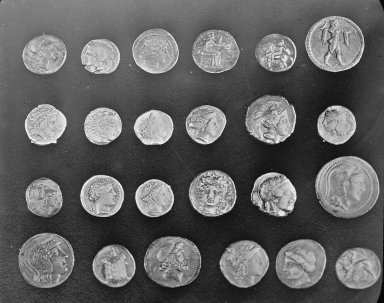
#> input picture skimage.data.coins(), 384 x 303 px
$ jupyter execute --allow-errors nb_02_Identifying_the_foreground.ipynb   (shell and % lines are left out)
#> lines starting #> are read from the running program, lines starting #| are printed output that depends on the picture; after the words box and inside, x2 and y2 are one past the last pixel; in counts of white or black regions, pixels touching at a corner belong together; long printed decimals are rounded
# Synopsis

So far we've covered the basics of what constitutes an image, color is encoded, and how we can manipulate it. However, when you conduct research the tasks you need to perform are typically more complex (although they always seem easy to do before you start coding!). Some examples of common tasks are:

* Automatically identify regions
* Identify the borders of said regions
* Find bright spots/blobs
* Skeletonize shapes (i.e. find the backbone)

We'll go over some basic methods to do some of these methods using [`scikit-image`](https://scikit-image.org/). The  package is a sister to the `scikit-learn` package, both of these packages are focused on implementing machine-learning methods in Python but `scikit-image`, as you probably guessed, is geared towards algorithms that can be applied to images.

`scikit-image` functions are stored in the library `skimage`.

## Authors

> Helio Tejedor
>
> Luis Amaral

## Words to remember

**Background**

**Foreground**

**Contours**

**Otsu's algorithm**

# Read libraries

[cell 1]

from colorama import Back, Fore, Style
from copy import copy, deepcopy
from pathlib import Path

[cell 2]
import os

import matplotlib as mpl
import matplotlib.pyplot as plt
import matplotlib.cm as cm
import numpy as np

from pylab import imread, imshow
from skimage import data, img_as_ubyte, measure, transform
from skimage.filters import rank, threshold_otsu
from skimage.morphology import disk

#> (the rest of this cell did not finish here and is left out)

# Foreground and background

In many situations we want to identify some specific regions in an image:

* Identifying the borders of cells in a microscope image
* Finding animals, or faces, or  some other 'thing' in an photograph

In those contexts, we are trying to separate foreground from background, and the boundaries between the two. This can be achieved by identifying the background (if uninteresting) or finding the contours of objects in the image.

We will work through some of those tasks in this notebook using some algorithms implemented in `scikit-image`.

We will make use of some data examples provided with `scikit-image`.  We first will consider a photograph of some Greek coins found at Pompeii.

[cell 3]
coins_original = img_as_ubyte( data.coins() )
#> coins_original is the input picture: shape (303, 384); min 1, max 252, mean 96.9

print(Style.BRIGHT, 'Shape:', Style.RESET_ALL, coins_original.shape)
#| [1m Shape: [0m (303, 384)
print()

intens_max = coins_original.max()
#> intens_max = 252
intens_min = coins_original.min()
#> intens_min = 1
print(f" Maximum in image is {intens_max}, minimum is "
      f"{intens_min}.\n")
#|  Maximum in image is 252, minimum is 1.


imshow(coins_original, cmap = 'gray', vmin = intens_min, vmax = intens_max);

## Zooming in

To help us with image processing it is often useful to be able to magnify parts of an image.  The function `grayscale_zoom` in `image_library` does exactly that.

**As an exercise, create a similar function for magnifying portions of `RGB` images.**

#> (a cell that did not finish here is left out)

[cell 5]
# You can chance the values of these three parameters
zoom_factor = 4
x = 43
y = 51

# zoomed_image, x0, y0 =

fig = plt.figure( figsize = (10, 6))
ax = []

ax.append(fig.add_subplot(121))
ax[-1].imshow( coins_original, cmap = 'gray',
               vmin = intens_min, vmax = intens_max )
ax[-1].plot([x], [y], 'ro');

ax.append(fig.add_subplot(122))
#> (the rest of this cell did not finish here and is left out)

## Why it is important to set limits of intensity consistently

If you do not set the limits of intensity in grayscale images, then the function `imshow` will automatically  use the maximum and minimum values in the image to scale intensities.  This means that a section of a larger image will look different from what it looks like in the actual image.

As shown below...

[cell 6]
fig = plt.figure( figsize = (10, 6))
ax = []

ax.append(fig.add_subplot(121))
#> (the rest of this cell did not finish here and is left out)

# Contours

The `scikit-image` library includes a method, `find_contours`, that implements [marching squares algorithm](http://users.polytech.unice.fr/~lingrand/MarchingCubes/algo.html). The `find_countours()` function took two arguments from us: image array and a `level` parameter value.

> Parameters
>
> ----------
>
> image : 2D ndarray of double
>
>    Input image in which to find contours.
>
> level : float, optional


The `level` controls the pixel intensity around which the algorithm should attempt to find the contours $-$ it is our free parameter.

The default value for the threshold is

> $ \frac{ {\rm max} ~{\bf A} + {\rm min}~{\bf A}}{2} $,

where **A** is the image array.

The algorithm looks for pixels in the image array whose values transition from above to below the predefined `level`. In this manner, the image gets segmented between foreground (inside the contours) and background (outside the contours).

Contour pixels get organized into connected sets and the algorithm returns a list of arrays with the pixel coordinates of connected contour pixels.

[cell 7]
contours = measure.find_contours(coins_original)
#> contours = 703 point arrays, longest 521 points
print(f"The method .find_contours returns a {type(contours)}.\n"
      f"\nEach contour is an array.\n")
#| The method .find_contours returns a <class 'list'>.
#| Each contour is an array.

print(contours[0])
#| [[2.1        0.        ]
#|  [2.         0.02381]
#|  [1.         0.6569]
#|  [0.1667 1.        ]
#|  [0.         1.35      ]]


print(Fore.BLUE, f"\n\n--> The algorithm found {len(contours)} contours. ",
      Style.BRIGHT, 'There are only 24 coins in the image!!\n', Style.RESET_ALL )
#| [34m
#| --> The algorithm found 703 contours.  [1m There are only 24 coins in the image!!
#|  [0m

That seems a bit much...  So let us see what this did...

[cell 8]
fig = plt.figure( figsize = (11, 10) )
ax = fig.add_subplot(111)

ax.imshow( coins_original, cmap = 'gray',
           vmin = intens_min, vmax = intens_max )

for n, contour in enumerate(contours):
    ax.plot(contour[:, 1], contour[:, 0], linewidth=2)
#> this loop made 703 passes
#> contour on passes 8, 10, 30: [[0, 169.8], [0.25, 170], [0.25, 171], [0, 171.8]], [[0, 184.3], [0.25, 184], [0, 183.7]], [[9.3, 0], [9, 0.3], [8.62, 0]]
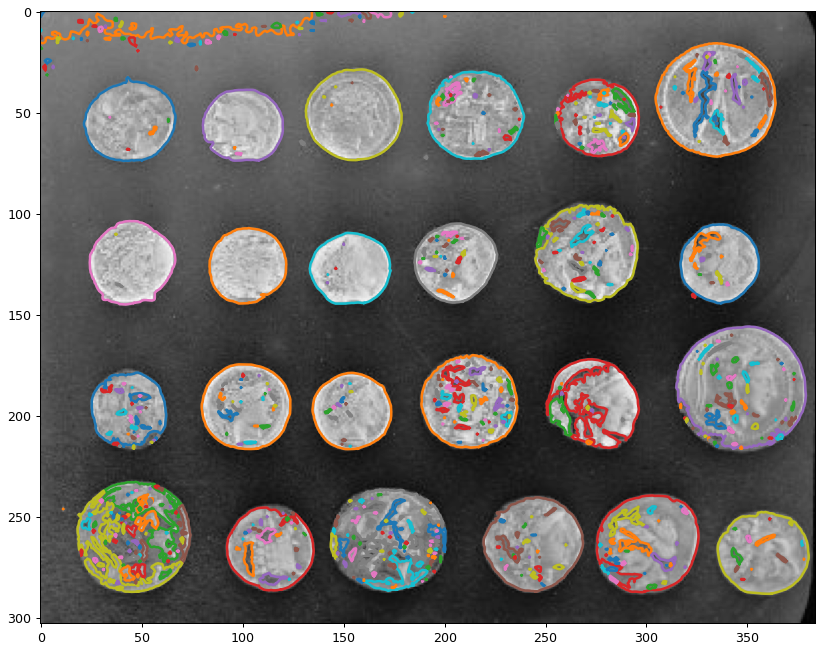
#> figure drawn by matplotlib, 1 panel

**Holy &%(^&!!!!**

Yes, there are some good contours there but...

If you look at the image carefully, it becomes clear that the background in the top left corner is brighter than in the bottom right corner.

Moreover, no contours are found in the top left corner, whereas many absurd looking contours are found in the transition region between dark and light background.

We accepted the default value for `level`. **Is there a better value?**

**Let's explore!**

[cell 9]
#Try level from 50 to 200
#
level = 120
minimum_contour_len = 40

fig = plt.figure( figsize = (11, 10) )
ax = fig.add_subplot(111)

ax.imshow( coins_original, cmap = 'gray',
           vmin = intens_min, vmax = intens_max )

contours = measure.find_contours(coins_original, level)
#> contours = 595 items
for n, contour in enumerate(contours):

    # We exclude very short contours, which likely are just noise
    #
    if len(contour) > minimum_contour_len:
        ax.plot(contour[:, 1], contour[:, 0], linewidth=2)
#> this loop made 595 passes
#> contour on passes 1, 2, 7: [[1.82, 0], [1, 0.529], [0, 0.961]], [[0, 139], [0.25, 140], [0, 140.5]], [[0, 203.7], [0.333, 204], [0.333, 205], [0, 205.3]]
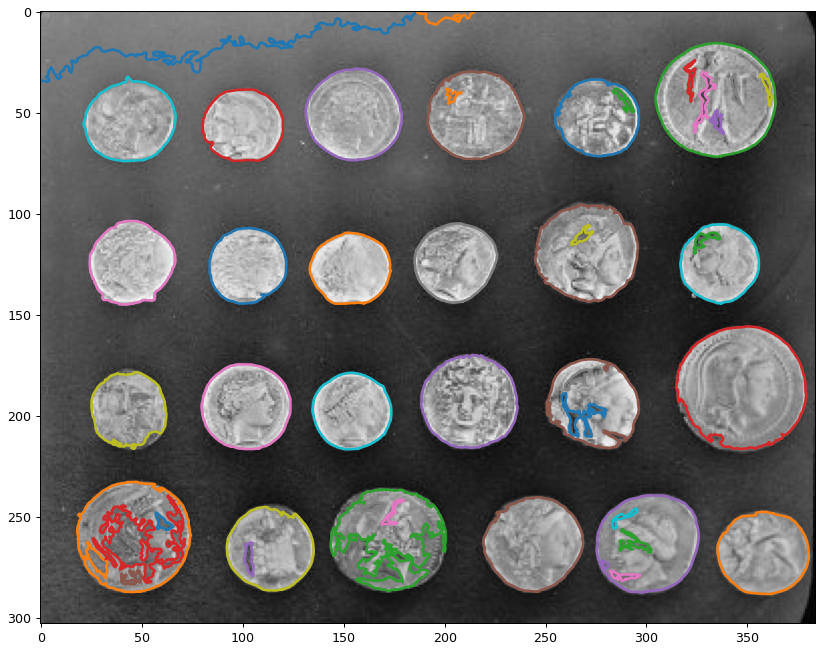
#> figure drawn by matplotlib, 1 panel

Clearly, there is no good single value. The problem is that the background has different properties in different regions of the image $-$ compare background inside and outside the **very long contour**.

So maybe the solution is to try to make the background uniform...

But first we need to find out what the background properties are...

# Identifying the background

[cell 10]
w, h = coins_original.shape
#> w = 303; h = 384
intensities = coins_original.reshape((w*h, 1)) # Make it 1D for plotting

#> (the rest of this cell did not finish here and is left out)

**About 50% of image is background, so we could set all values below the median intensity to zero and see what that does to the image...**

[cell 11]
image_mask = coins_original > np.median(intensities)
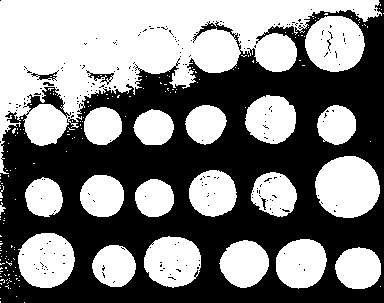
#> image_mask: shape (303, 384) bool; 50% white; 189 white regions (168 under 20 px), largest, box (x1, y1, x2, y2) and area: (0, 0, 382, 174) 26967, (315, 156, 380, 218) 3157, (305, 16, 365, 72) 2584

fig = plt.figure(figsize = (10, 4))
ax = []

ax.append( fig.add_subplot(121) )
ax[-1].imshow( image_mask, cmap = 'gray' )

ax.append( fig.add_subplot(122) )
ax[-1].imshow( coins_original, cmap = 'gray',
               vmin = intens_min, vmax = intens_max )

plt.tight_layout()
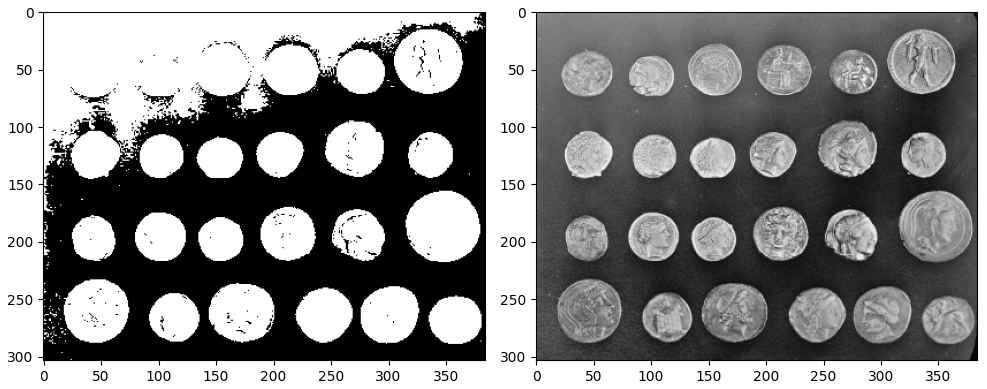
#> figure drawn by matplotlib, 2 panels

It is visually apparent that some of the background is brighter than the median intensity and that some pixels within the coins are darker.

[cell 12]
print(Style.BRIGHT, f"{'Original':>30} {'With mask':>50}", Style.RESET_ALL)

fig = plt.figure( figsize = (8, 8))
ax = []

ax.append(fig.add_subplot(221))
#> (the rest of this cell did not finish here and is left out)

## Adaptive level for background selection.

So, it is not great that some regions insider the foreground were set to zero or that the background in the top left corner remained unchanged.

A solution to this issue is to set a threshold for the background that depends on the specific region of the image.

[**Nobuyuki Otsu**](https://en.wikipedia.org/wiki/Nobuyuki_Otsu) proposed a more sophisticated algorithm for thresholding. His algorithm, [Otsu's method](https://en.wikipedia.org/wiki/Otsu%27s_method), performs an optimization by exhaustively searching for the threshold $-$ a value between 0 and 1 $-$ that minimizes the intra-class variance, defined as a weighted sum of variances of foreground and background. You can see the nice animation of the algorithm in action on the *Wikipedia* page.

[cell 13]
otsu_value = threshold_otsu(coins_original)
#> otsu_value = 107
change = (otsu_value / np.median(intensities) - 1) * 100
#> change = 24.42

print(f"Otsu's threshold is {otsu_value}. "
      f"This is a {int(change)}% difference to the median.\n")
#| Otsu's threshold is 107. This is a 24% difference to the median.


otsu_binarized_im = coins_original > otsu_value
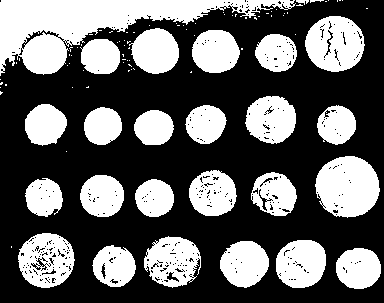
#> otsu_binarized_im: shape (303, 384) bool; 38.8% white; 96 white regions (70 under 20 px), largest, box (x1, y1, x2, y2) and area: (0, 0, 296, 76) 8792, (315, 156, 380, 218) 3062, (305, 16, 365, 72) 2459

fig = plt.figure( figsize = (10, 8))
ax = []

ax.append(fig.add_subplot(121))
ax[-1].imshow( otsu_binarized_im, cmap = "gray" )

ax.append(fig.add_subplot(122))
ax[-1].imshow( coins_original, cmap = "gray",
               vmin = intens_min, vmax = intens_max )

plt.tight_layout()

Clearly this approach improves the output, but cannot fully handle the lighting issues with our image.
In the previous notebook, we used a local threshold, looking for the value of each
segment of the image (it was cut in 4x4 rectangles).

Now, we will do something more sophisticated and systematic.  We will define a circle around every pixel with some pre-determined radius, and find the local threshold within that circle.

If we apply this procedure to every pixel, we will be using an local threshold which will be able to handle image lighting issues. Specifically, we will be convoluting the disk procedure with every pixel position in the image.

For learning purposes, we will select a 70 x 70 image and set the circle radius to a number of different values.

[cell 14]
im_selection = coins_original[20:90, 10:80]
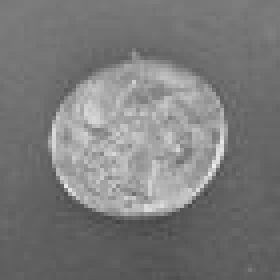
#> im_selection: shape (70, 70) (shown 4 times larger); min 67, max 235, mean 122.2

fig = plt.figure( figsize = (10, 8))
#> (the rest of this cell did not finish here and is left out)

<br>

It is visually apparent that this is working quite well for what appear to be scales that are on the order of the size of the features in the foreground.

Let us look at what the contours can do for us now that we know how to identify the background.

# Contour length as a clue to relevance

Considering the contours identified earlier, it is clearly that not all of them are similar. Some are very small and likely are identifying similar regions within the background or regions of the foreground. Others are very long and may be related to a background with changing properties.

[cell 15]
radius = 32
vicinity = disk(radius)

local_threshold = rank.otsu( coins_original, vicinity )
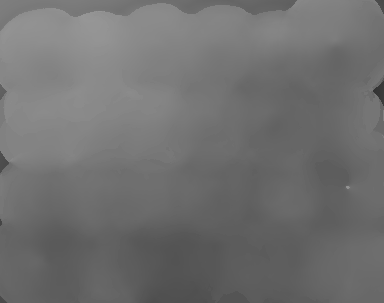
#> local_threshold: shape (303, 384); min 52, max 150, mean 111.8
binarized_im = coins_original > local_threshold
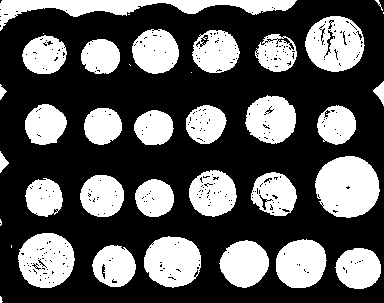
#> binarized_im: shape (303, 384) bool; 35.3% white; 37 white regions (8 under 20 px), largest, box (x1, y1, x2, y2) and area: (0, 0, 297, 31) 3134, (315, 156, 380, 218) 3102, (305, 16, 365, 72) 2372

fig = plt.figure( figsize = (10, 8))
ax = []

ax.append(fig.add_subplot(122))
ax[-1].imshow(binarized_im, cmap="gray")

ax.append(fig.add_subplot(121))
ax[-1].imshow( coins_original, cmap="gray",
               vmin = intens_min, vmax = intens_max )

plt.tight_layout()

[cell 16]
fig = plt.figure( figsize = (11, 10) )
ax = fig.add_subplot(111)

ax.imshow( coins_original, cmap = 'gray',
           vmin = intens_min, vmax = intens_max )

contours = measure.find_contours(binarized_im)
#> contours = 393 point arrays, longest 432 points

clean_contours = []
for n, contour in enumerate(contours):

    # We exclude very short contours, which likely are just noise
    #
    if len(contour) > 150 and len(contour) < 300:
        ax.plot(contour[:, 1], contour[:, 0], linewidth=2)
        clean_contours.append( contour )
#> this loop made 393 passes
#> contour on passes 8, 13, 16: [[9.5, 0], [9, 0.5], [8.5, 0]], [[13.5, 383], [13, 382.5], [12, 382.5], [11.5, 383]], [[16.5, 0], [16, 0.5], [15.5, 0]]
#> after the loop, clean_contours = 24 point arrays, longest 273 points

print(f"There are {len(clean_contours)} good contours in image.")
#| There are 24 good contours in image.
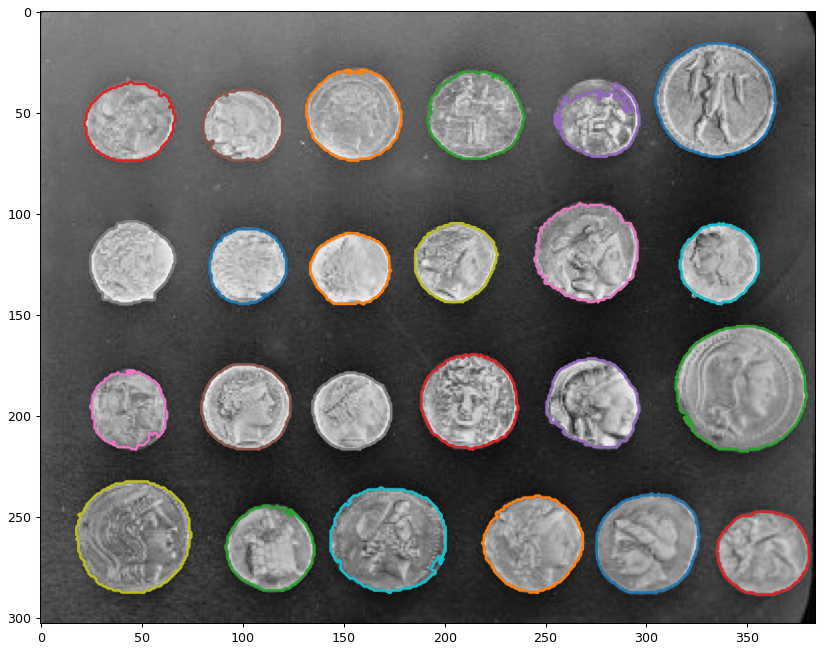
#> figure drawn by matplotlib, 1 panel

<br>

Well, not really. **The second coin from the right on the top row is not great.**

# Properties of foreground features

Now that we have our contours, if we could retrieve the pixels inside each of the contours we could calculate some properties of the objects inside.

Fortunately, there is a function that returns a mask array for points inside a polygon (or a contour):

> `measure.grid_points_in_poly`( shape, verts )

The documentation let us know that

> Test whether points on a specified grid are inside a polygon.
>
> For each ``(r, c)`` coordinate on a grid, i.e. ``(0, 0)``, ``(0, 1)`` etc.,
test whether that point lies inside a polygon.
>
> **Parameters**
>
> ----------
> shape : tuple (M, N)
> >
> > Shape of the grid.
>
> verts : (V, 2) array
> >
> > Specify the V vertices of the polygon, sorted either clockwise
    or anti-clockwise. The first point may (but does not need to be)
    duplicated.

[cell 17]
# Choose a coin
#
#k, x, y = 0, 330, 45
k, x, y = 1, 150, 50


contour_mask = measure.grid_points_in_poly( coins_original.shape,
                                            clean_contours[k] )
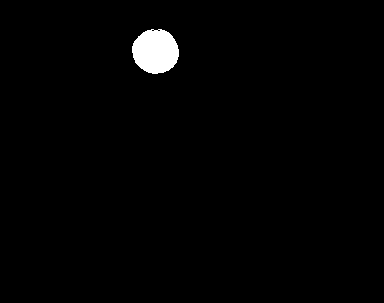
#> contour_mask: shape (303, 384) bool; 1.4% white; 1 white region, box (x1, y1, x2, y2) and area: (132, 29, 179, 74) 1637

masked_coin = coins_original * contour_mask

fig = plt.figure( figsize = (12, 6))
ax = []

ax.append( fig.add_subplot(121) )
#> (the rest of this cell did not finish here and is left out)

By counting the number of values that are `True` in the mask, we can determine the area of our object.

We can also extract the intensities of the image inside the contour and find their distribution.

[cell 18]
print(f"The area inside contour {k} contains {contour_mask.sum()} pixels.\n" )
#| The area inside contour 1 contains 1637 pixels.

w, h = masked_coin.shape
intensities = masked_coin.reshape((w*h, 1))
intensities = np.array( [x for x in intensities if x > 0] )
#> intensities = 1637 values, max 239 at index 1444, min 122 at index 393, mean 169.8

fig = plt.figure(figsize = (12, 4))
ax = fig.add_subplot(111)

#> (the rest of this cell did not finish here and is left out)

## Properties of all the coins

Now, you can go create a mask that covers all the coins at the same time.  Then repeat the analysis for the intensities of the coins in the image.

# Identifying cells in microscopy images

Microscopy offers incredible windows into biological systems at the cellular and molecular level.  To experience this wonderful world, we will look at images of cells on plates from Cell Image Library.

We will write code to identify the contour of the cells, and then measure how well our code performs.

[cell 19]
cells_folder = Path.cwd() / 'Data' / 'Cell_images' / 'BBBC022_v1_images_20585w1'
cell_images = list( cells_folder.glob('*') )
print(f"There are {len(cell_images)} images in folder. Their names are:")
print()

for i, file_path in enumerate( cell_images ):
    print(f"{i:>2} - {file_path.parts[-1]}")
